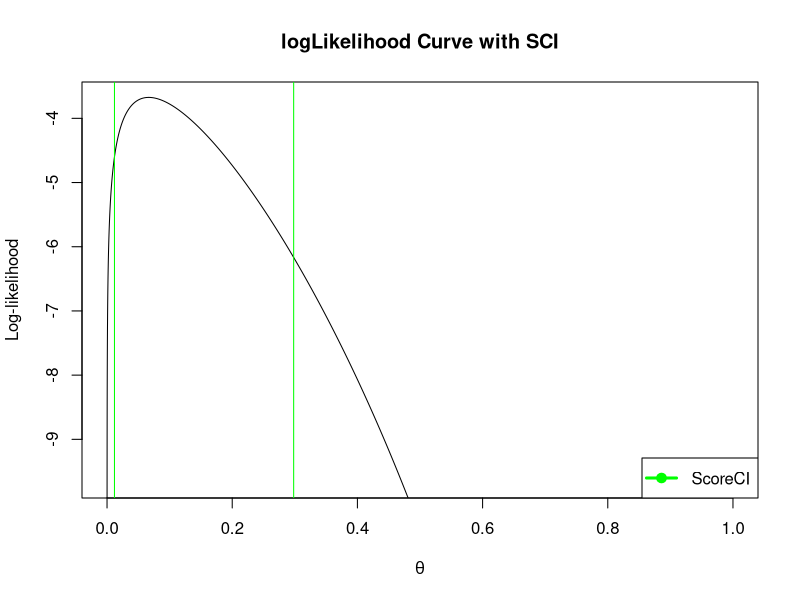

Source code (R):
# Score
binomSCI <- function(y, n, alf) {
  pihat <- y/n
  zz <- qnorm(1 - 0.5*alf)
  aa <- 1 + zz*zz/n
  bb <- 2*pihat + zz*zz/n
  cc <- pihat*pihat
  fn <- function(pi) aa*pi*pi - bb*pi + cc
  solL <- uniroot(fn, c(0, pihat))$root
  solR <- uniroot(fn, c(pihat, 1))$root
  sol <- cbind(solL, solR)
  sol
}
binomSCI(1, 15, 0.05)

#loglikelihood curve with confidence intervals 
y=1
n=15
thetahat<-y/n
chisq <- qchisq(1 -0.05, 1)
LLcurve<-function(theta){return(
  y*log(theta) + (n - y)*log(1 -theta)
)}
p<-seq(0,1,length=100000)
plot(p,LLcurve(p),xlab=expression(theta),ylab = "Log-likelihood",ylim=LLcurve(thetahat)+c(-6,0),type="l")
abline(v=binomSCI(1, 15, 0.05),col="green")
title("logLikelihood Curve with SCI")
legend("bottomright",legend = c("ScoreCI"),
       pch = c(19, 15),
       col = c("green"),lwd = 3)

